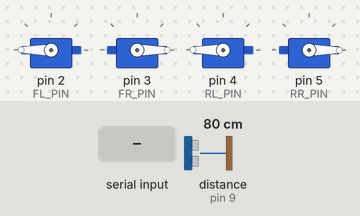
Recording of a sketch running on a simulated Arduino Uno, built with avr-gcc and run on an emulated ATmega328P. On the bench: 4 × servo. Wiring (inferred from the names in the program): ultrasonic range finder: trigger pin 8; echo pin 9. The test bench sets the inputs (shaded band); at power-on: distance to the obstacle (sensor on pin 9) 80 cm. The echo pulse lasts 58.3 µs per cm.

Above: at 1.2 s.
1.3 s: distance to the obstacle (sensor on pin 9) set to 22 cm
2.8 s: distance to the obstacle (sensor on pin 9) set to 18 cm
At 4.0 s:
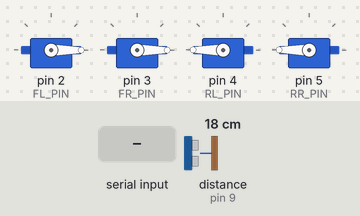
At 4.61 s:
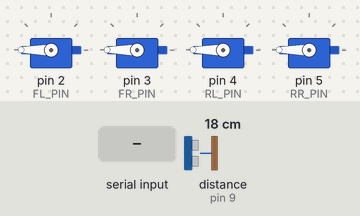
5.8 s: "BW 1\n" received over Serial
7.7 s: "LT\n" received over Serial
At 9.2 s:
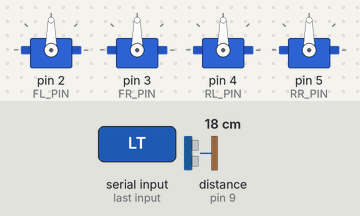
9.5 s: "START 1\n" received over Serial
At 12.31 s:
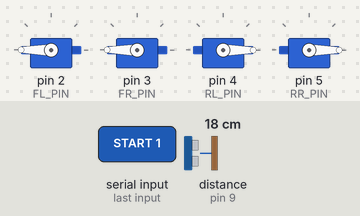
12.5 s: "STOP 1\n" received over Serial
Timing chart, 0 to 15.0 s (numbered marks = the images above; inputs shaded):
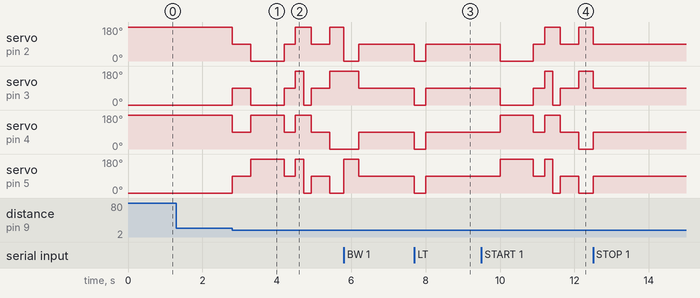

Measured:
- the behaviour switches between 21 and 20 cm on distance to the obstacle (sensor on pin 9) (found by bisection; images 0 and 1)
- after the input at 1.3 s, every drawn part: stays the same
- after the input at 2.8 s, servo on pin 2 (FL_PIN): 180° → 90° at once, → 0° 0.50 s later, → 90° 0.90 s later, → 180° 0.30 s later, … (6 changes in this stretch); servo on pin 3 (FR_PIN): 0° → 90° at once, → 0° 0.50 s later, → 90° 0.90 s later, → 180° 0.30 s later, … (7 changes in this stretch)
- after the input at 7.7 s, servo on pin 2 (FL_PIN), servo on pin 3 (FR_PIN), servo on pin 4 (RL_PIN), servo on pin 5 (RR_PIN): 90° → 0° at once, → 90° 0.30 s later
- after the input at 9.5 s, servo on pin 2 (FL_PIN): 90° → 0° after 0.50 s, → 90° 0.90 s later, → 180° 0.30 s later, → 90° 0.42 s later, … (5 changes in this stretch); servo on pin 3 (FR_PIN): 90° → 0° after 0.50 s, → 90° 0.90 s later, → 180° 0.30 s later, → 0° 0.22 s later, … (6 changes in this stretch)

The sketch:

robot_cmd.ino
```cpp
/*
 * RoboMate LH-横渡
 * Four mecanum 360-degree servos: D2..D5
 * Ultrasonic sensor: Trig D8, Echo D9
 * Protocol: 115200 baud, one command per line
 */
#include <Servo.h>

#define MAX_STEPS 20
#define STOP 90
#define STEP_MS 400
#define TURN_MS 300
#define AUTO_TURN_MS 220

const byte FL_PIN=2,FR_PIN=3,RL_PIN=4,RR_PIN=5,TRIG_PIN=8,ECHO_PIN=9;
// Calibrate only these values if one wheel runs in the opposite direction.
const byte FL_FWD=180,FL_REV=0,FR_FWD=0,FR_REV=180;
const byte RL_FWD=180,RL_REV=0,RR_FWD=0,RR_REV=180;
Servo fl,fr,rl,rr;
bool autoMode=true; byte avoidPhase=0; bool avoidRight=true; unsigned long phaseAt=0,lastScan=0;

void stopAll(){fl.write(STOP);fr.write(STOP);rl.write(STOP);rr.write(STOP);}
void setWheels(byte a,byte b,byte c,byte d){fl.write(a);fr.write(b);rl.write(c);rr.write(d);}
int distanceCm(){digitalWrite(TRIG_PIN,LOW);delayMicroseconds(2);digitalWrite(TRIG_PIN,HIGH);delayMicroseconds(10);digitalWrite(TRIG_PIN,LOW);unsigned long us=pulseIn(ECHO_PIN,HIGH,30000UL);return us?(int)(us*0.0343f/2.0f):999;}
void moveFor(byte a,byte b,byte c,byte d,unsigned long ms){
  autoMode=false;setWheels(a,b,c,d);unsigned long started=millis();
  while(millis()-started<ms){if(Serial.available()){String s=Serial.readStringUntil('\n');s.trim();s.toUpperCase();if(s=="STOP"||s=="HOME"){stopAll();return;}}delay(5);}stopAll();
}
void runAuto(){
  unsigned long now=millis();
  if(avoidPhase==0){
    setWheels(FL_FWD,FR_FWD,RL_FWD,RR_FWD);
    if(now-lastScan>=200){lastScan=now;if(distanceCm()<20){stopAll();avoidPhase=1;phaseAt=now;avoidRight=!avoidRight;}}
  }else if(avoidPhase==1){
    // Give the chassis time to stop before changing direction.
    stopAll();
    if(now-phaseAt>=500){avoidPhase=2;phaseAt=now;}
  }else if(avoidPhase==2){
    // Move sideways far enough to clear a wall or a corner.
    if(avoidRight)setWheels(FL_FWD,FR_REV,RL_REV,RR_FWD);
    else setWheels(FL_REV,FR_FWD,RL_FWD,RR_REV);
    if(now-phaseAt>=900){avoidPhase=3;phaseAt=now;}
  }else if(avoidPhase==3){
    stopAll();
    if(now-phaseAt>=300){avoidPhase=4;phaseAt=now;}
  }else{
    // Turn a visible amount so the next forward segment is not parallel to the wall.
    setWheels(FL_FWD,FR_REV,RL_FWD,RR_REV);
    if(now-phaseAt>=AUTO_TURN_MS){avoidPhase=0;lastScan=now;stopAll();}
  }
}
void runCommand(String line){
  line.trim();line.toUpperCase();if(!line.length())return;String op=line;int n=1,sp=line.indexOf(' ');
  if(sp>0){op=line.substring(0,sp);n=line.substring(sp+1).toInt();}n=constrain(n,1,MAX_STEPS);
  if(op=="START"){autoMode=true;avoidPhase=0;lastScan=0;}
  else if(op=="FW")moveFor(FL_FWD,FR_FWD,RL_FWD,RR_FWD,(unsigned long)n*STEP_MS);
  else if(op=="BW")moveFor(FL_REV,FR_REV,RL_REV,RR_REV,(unsigned long)n*STEP_MS);
  else if(op=="SL")moveFor(FL_REV,FR_FWD,RL_FWD,RR_REV,(unsigned long)n*STEP_MS);
  else if(op=="SR")moveFor(FL_FWD,FR_REV,RL_REV,RR_FWD,(unsigned long)n*STEP_MS);
  else if(op=="LT")moveFor(FL_REV,FR_FWD,RL_REV,RR_FWD,(unsigned long)n*TURN_MS);
  else if(op=="RT")moveFor(FL_FWD,FR_REV,RL_FWD,RR_REV,(unsigned long)n*TURN_MS);
  else if(op=="ROT")moveFor(FL_REV,FR_FWD,RL_REV,RR_FWD,(unsigned long)n*TURN_MS);
  else if(op=="HOME"||op=="STOP"){autoMode=false;avoidPhase=0;stopAll();}
  else if(op=="DIST"){Serial.print("DIST ");Serial.println(distanceCm());}
}
void setup(){Serial.begin(115200);fl.attach(FL_PIN);fr.attach(FR_PIN);rl.attach(RL_PIN);rr.attach(RR_PIN);pinMode(TRIG_PIN,OUTPUT);pinMode(ECHO_PIN,INPUT);stopAll();}
void loop(){if(Serial.available())runCommand(Serial.readStringUntil('\n'));if(autoMode)runAuto();}
```
